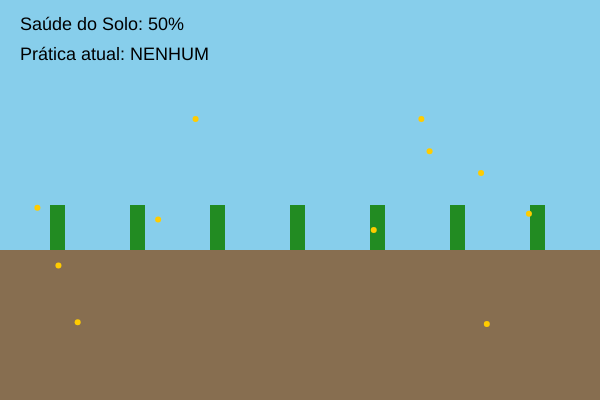
Frame 1 (no input)
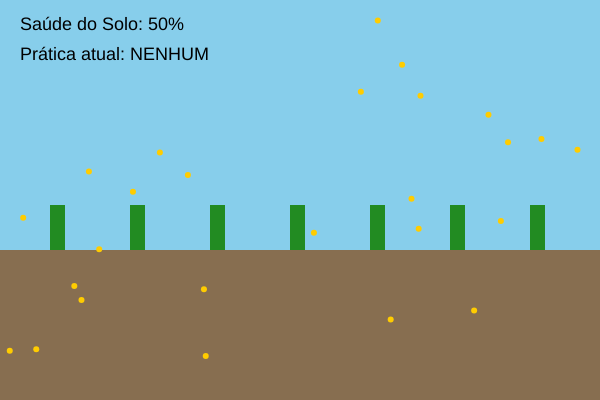
Frame 60 (no input)
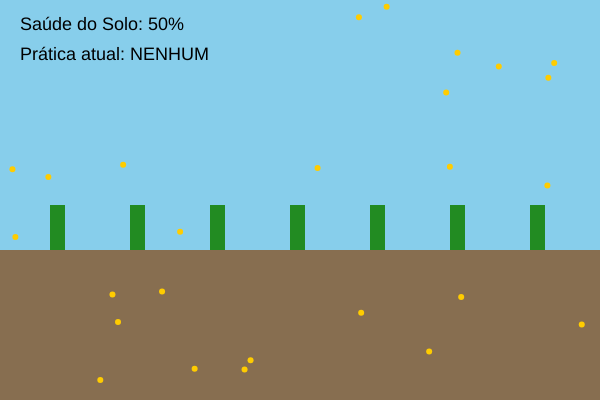
Frame 120 (the mouse pressed at the canvas centre since frame 60)

The p5.js sketch that drew these frames (run headless with seeded random() and noise() and a simulated clock; from frame 60 on, the mouse is pressed at the canvas centre):

// p5.js sketch
// ── sketch.js
// 1. VARIÁVEIS GERAIS
let saudeSolo = 50; // A saúde do solo vai de 0 a 100
let particulas = []; // Lista (Array) para guardar nossa biodiversidade
let modoAtual = 'nenhum'; // Pode ser 'convencional' ou 'regenerativa'

let btnConvencional, btnRegenerativa;

function setup() {
  createCanvas(600, 400);

  // 2. CRIANDO OS BOTÕES DE DECISÃO
  btnConvencional = createButton('Prática Convencional (Arado/Monocultura)');
  btnConvencional.position(20, 420); // Posição do botão na tela
  btnConvencional.mousePressed(escolherConvencional);

  btnRegenerativa = createButton('Prática Regenerativa (ILP/Plantio Direto)');
  btnRegenerativa.position(320, 420);
  btnRegenerativa.mousePressed(escolherRegenerativa);

  // Criando a biodiversidade inicial (10 partículas)
  for (let i = 0; i < 10; i++) {
    particulas.push(new Particula());
  }
}

function draw() {
  // 3. LÓGICA DE SIMULAÇÃO DO TEMPO
  // Se for convencional, a saúde cai aos poucos. Se for regenerativa, ela sobe.
  if (modoAtual === 'convencional' && saudeSolo > 10) {
    saudeSolo -= 0.1;
  } else if (modoAtual === 'regenerativa' && saudeSolo < 100) {
    saudeSolo += 0.1;
  }

  // Ajustando a quantidade de insetos/biodiversidade com base na saúde
  // O map() converte a escala de saúde (0 a 100) para a quantidade de partículas (2 a 50)
  let qtdDesejada = map(saudeSolo, 0, 100, 2, 50); 
  
  if (particulas.length < qtdDesejada) {
    particulas.push(new Particula()); // Adiciona vida
  } else if (particulas.length > qtdDesejada && particulas.length > 0) {
    particulas.pop(); // Remove vida se o solo ficar pobre
  }

  // 4. DESENHO (Visual)
  background(135, 206, 235); // Céu azul

  // Misturando as cores do solo usando lerpColor (transição suave)
  let corPobre = color(210, 180, 140); // Amarelo arenoso
  let corRica = color(60, 40, 20);     // Marrom escuro rico
  // Transforma 0 a 100 em 0.0 a 1.0 para a função de cor
  let corAtual = lerpColor(corPobre, corRica, saudeSolo / 100); 

  fill(corAtual);
  noStroke();
  rect(0, 250, width, 150); // Desenha o solo (X, Y, Largura, Altura)

  desenharPlantas();

  // 5. ATUALIZAR E DESENHAR OS OBJETOS (Biodiversidade)
  for (let i = 0; i < particulas.length; i++) {
    particulas[i].mover();
    particulas[i].mostrar();
  }

  // Textos informativos na tela
  fill(0); // Texto preto
  textSize(18);
  text("Saúde do Solo: " + floor(saudeSolo) + "%", 20, 30);
  text("Prática atual: " + modoAtual.toUpperCase(), 20, 60);
}

// Funções para quando os botões forem clicados
function escolherConvencional() {
  modoAtual = 'convencional';
}
function escolherRegenerativa() {
  modoAtual = 'regenerativa';
}

// Função simples para desenhar o crescimento das plantas
function desenharPlantas() {
  fill(34, 139, 34); // Verde escuro
  let alturaPlanta = map(saudeSolo, 0, 100, 10, 80); // Plantas crescem com solo saudável
  for (let x = 50; x < width; x += 80) {
    rect(x, 250 - alturaPlanta, 15, alturaPlanta); // Caule das plantas
  }
}

// 6. CLASSE: Programação Orientada a Objetos para a Biodiversidade
class Particula {
  constructor() {
    this.x = random(width);
    this.y = random(100, 350);
    this.vx = random(-2, 2); // Velocidade horizontal
    this.vy = random(-2, 2); // Velocidade vertical
  }

  mover() {
    this.x += this.vx;
    this.y += this.vy;
    // Bater nas bordas e voltar
    if (this.x < 0 || this.x > width) this.vx *= -1;
    if (this.y < 0 || this.y > height) this.vy *= -1;
  }

  mostrar() {
    fill(255, 204, 0); // Cor de abelha/pólen
    noStroke();
    ellipse(this.x, this.y, 6, 6);
  }
}

// ── style.css
/* Configuração do fundo da página */
html, body {
  margin: 0;
  padding: 0;
  background-color: #e8f5e9; /* Um tom de verde bem claro e suave (tema agro) */
  font-family: 'Segoe UI', Tahoma, Geneva, Verdana, sans-serif;
}

/* Dando um destaque elegante para a tela de simulação (Canvas) */
canvas {
  display: block;
  margin: 20px auto; /* Centraliza o quadro na parte superior da tela */
  box-shadow: 0px 10px 20px rgba(0, 0, 0, 0.2); /* Cria uma sombra 3D em volta da simulação */
  border-radius: 8px; /* Arredonda levemente as pontas do quadro */
  border: 2px solid #2e7d32; /* Borda verde escura */
}

/* Estilizando os botões que criamos no p5.js */
button {
  background-color: #4caf50; /* Verde bonito e chamativo */
  color: white; /* Texto branco */
  border: none; /* Tira a borda feia padrão do navegador */
  padding: 12px 20px; /* Espaço interno para o botão ficar gordinho */
  border-radius: 25px; /* Deixa o botão bem arredondado (estilo pílula) */
  font-size: 14px;
  font-weight: bold;
  cursor: pointer; /* Muda o mouse para a "mãozinha" ao passar por cima */
  box-shadow: 0px 4px 6px rgba(0, 0, 0, 0.15); /* Sombrinha no botão */
  transition: all 0.3s ease; /* Faz com que as mudanças de cor sejam suaves */
}

/* Efeito de interatividade: o que acontece quando o mouse passa por cima do botão */
button:hover {
  background-color: #2e7d32; /* Fica com um verde mais escuro */
  transform: scale(1.05); /* O botão cresce 5% dando um efeito de "pulo" */
}
